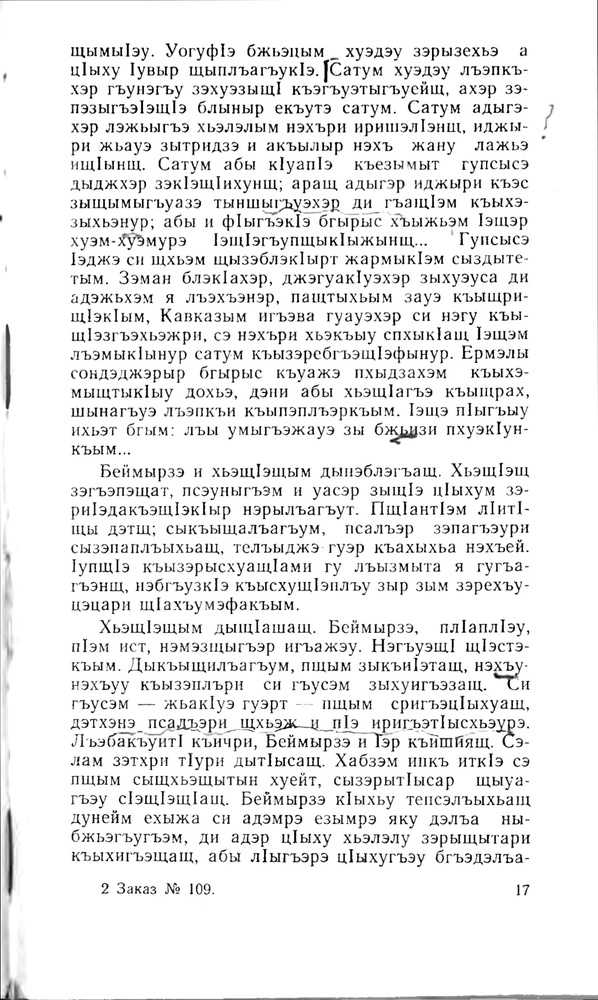
#> input picture notebooks/img_prepocessing/images/input/find_page_number.jpg, 598 x 1000 px, shrunk from 2092 x 3500 before the run
$ jupyter execute --allow-errors todo_find_page_number.ipynb
#> lines starting #> are read from the running program, lines starting #| are printed output that depends on the picture
[cell 1]
import os
import cv2
import pytesseract

img_dir = 'images/input'
file_name = 'find_page_number.jpg'
file_path = os.path.join(img_dir, file_name)

# Загрузка изображения книжной страницы
image = cv2.imread(file_path)
#> image is the input picture: shape (1000, 598, 3); min 0, max 255, mean 233.2

# Определение процентов высоты страницы для верхней и нижней частей
top_percent = 0.03
bottom_percent = 0.85

# Определение области верхней и нижней частей страницы
height, width, _ = image.shape
#> height = 1000; width = 598
top_area = image[0:int(height * top_percent), :]
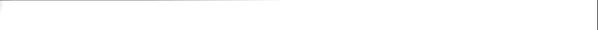
#> top_area: shape (30, 598, 3); min 116, max 255, mean 253.9
bottom_area = image[int(height * bottom_percent):height, :]
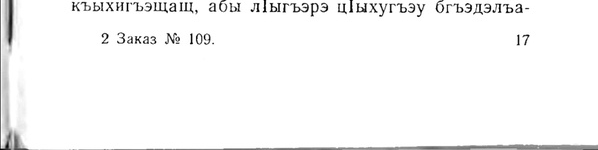
#> bottom_area: shape (150, 598, 3); min 0, max 255, mean 247

# Преобразование областей верхней и нижней частей страницы в оттенки серого
gray_top_area = cv2.cvtColor(top_area, cv2.COLOR_BGR2GRAY)
gray_bottom_area = cv2.cvtColor(bottom_area, cv2.COLOR_BGR2GRAY)

output_dir = 'images/output/find_page_number'
os.makedirs(output_dir, exist_ok=True)

cv2.imwrite(os.path.join(output_dir, 'gray_top_area.jpg'), gray_top_area)
cv2.imwrite(os.path.join(output_dir, 'gray_bottom_area.jpg'), gray_bottom_area)

# Извлечение номера страницы с помощью OCR для каждой области
#> (the rest of this cell did not finish here and is left out)

$ run again, with notebooks/img_prepocessing/images/input/delete_finger.jpg copied over notebooks/img_prepocessing/images/input/find_page_number.jpg
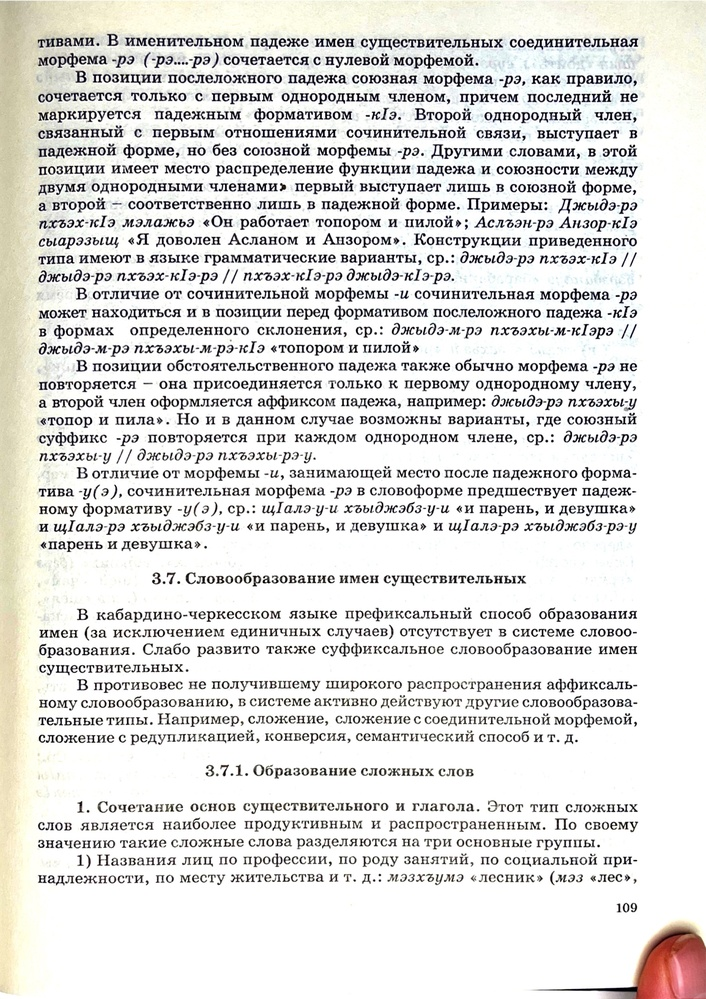
#> input picture notebooks/img_prepocessing/images/input/delete_finger.jpg, 706 x 999 px, shrunk from 2480 x 3508 before the run
#> image is the input picture: shape (999, 706, 3); mean B, G, R 221, 223.3, 224.1
#> `gray_top_area = cv2.cvtColor(top_area, cv2.COLOR_BGR2GRAY)`:
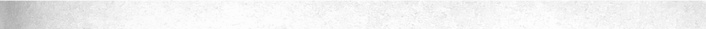
#> gray_top_area: shape (29, 706); min 168, max 254, mean 240.6
#> `gray_bottom_area = cv2.cvtColor(bottom_area, cv2.COLOR_BGR2GRAY)`:
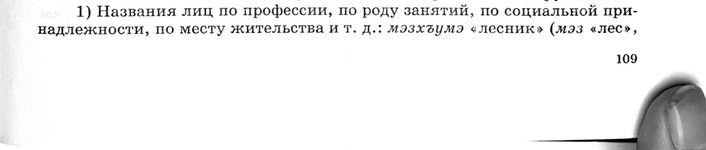
#> gray_bottom_area: shape (150, 706); min 0, max 255, mean 240.6

$ run again, with notebooks/img_prepocessing/images/input/delete_large_black_area.jpg copied over notebooks/img_prepocessing/images/input/find_page_number.jpg
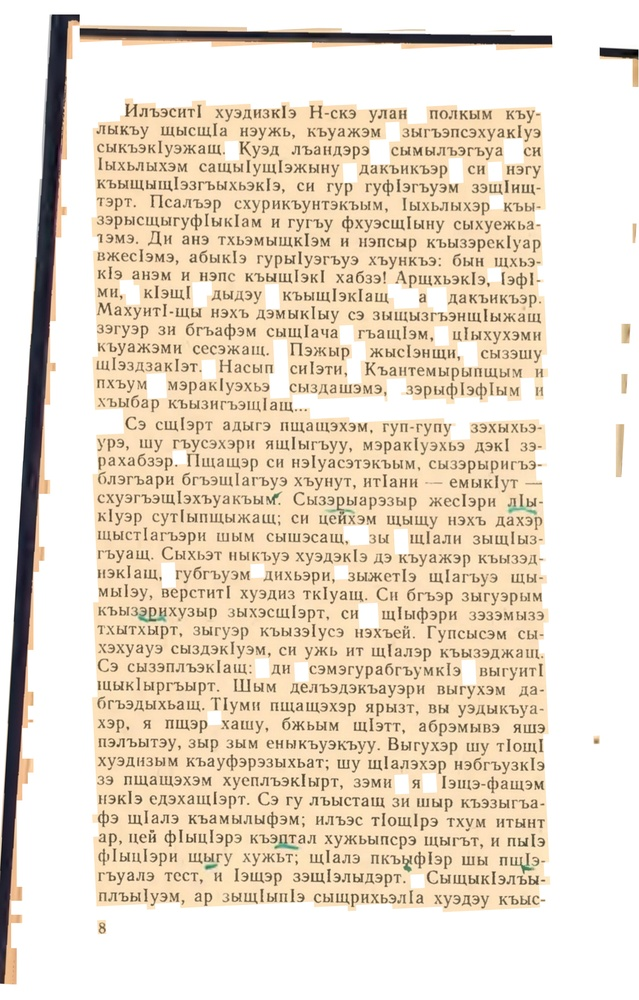
#> input picture notebooks/img_prepocessing/images/input/delete_large_black_area.jpg, 639 x 1000 px, shrunk from 2293 x 3588 before the run
#> image is the input picture: shape (1000, 639, 3); mean B, G, R 201.1, 219.5, 232.8
#> `bottom_area = image[int(height * bottom_percent):height, :]`:
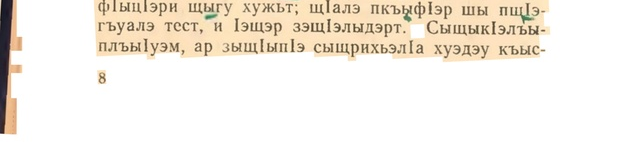
#> bottom_area: shape (150, 639, 3); mean B, G, R 228.6, 237.9, 244.4
#> `gray_bottom_area = cv2.cvtColor(bottom_area, cv2.COLOR_BGR2GRAY)`:
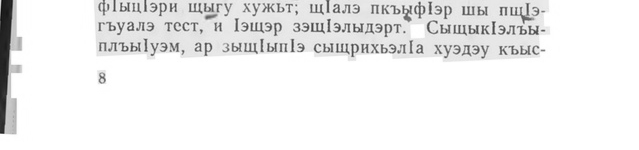
#> gray_bottom_area: shape (150, 639); min 15, max 255, mean 238.8
